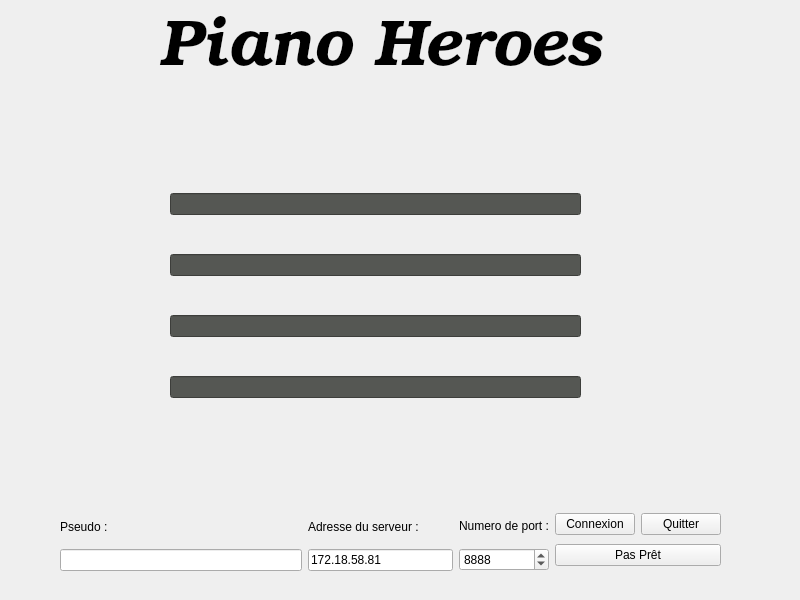
<?xml version="1.0" encoding="UTF-8"?>
<ui version="4.0">
 <class>GuitareHero_Client</class>
 <widget class="QWidget" name="GuitareHero_Client">
  <property name="geometry">
   <rect>
    <x>0</x>
    <y>0</y>
    <width>800</width>
    <height>600</height>
   </rect>
  </property>
  <property name="windowTitle">
   <string>GuitareHero_Client</string>
  </property>
  <widget class="QLabel" name="labelTitre">
   <property name="geometry">
    <rect>
     <x>150</x>
     <y>10</y>
     <width>461</width>
     <height>81</height>
    </rect>
   </property>
   <property name="font">
    <font>
     <family>URW Bookman</family>
     <pointsize>48</pointsize>
     <italic>true</italic>
     <bold>true</bold>
    </font>
   </property>
   <property name="text">
    <string>Piano Heroes</string>
   </property>
   <property name="textFormat">
    <enum>Qt::MarkdownText</enum>
   </property>
   <property name="alignment">
    <set>Qt::AlignCenter</set>
   </property>
  </widget>
  <widget class="QWidget" name="layoutWidget">
   <property name="geometry">
    <rect>
     <x>170</x>
     <y>160</y>
     <width>411</width>
     <height>271</height>
    </rect>
   </property>
   <layout class="QVBoxLayout" name="verticalLayout_3">
    <item>
     <layout class="QHBoxLayout" name="horizontalLayout_4">
      <item>
       <widget class="QLineEdit" name="lineEditJoueur1">
        <property name="enabled">
         <bool>false</bool>
        </property>
        <property name="palette">
         <palette>
          <active>
           <colorrole role="Button">
            <brush brushstyle="SolidPattern">
             <color alpha="255">
              <red>85</red>
              <green>87</green>
              <blue>83</blue>
             </color>
            </brush>
           </colorrole>
           <colorrole role="Base">
            <brush brushstyle="SolidPattern">
             <color alpha="255">
              <red>85</red>
              <green>87</green>
              <blue>83</blue>
             </color>
            </brush>
           </colorrole>
           <colorrole role="Window">
            <brush brushstyle="SolidPattern">
             <color alpha="255">
              <red>85</red>
              <green>87</green>
              <blue>83</blue>
             </color>
            </brush>
           </colorrole>
          </active>
          <inactive>
           <colorrole role="Button">
            <brush brushstyle="SolidPattern">
             <color alpha="255">
              <red>85</red>
              <green>87</green>
              <blue>83</blue>
             </color>
            </brush>
           </colorrole>
           <colorrole role="Base">
            <brush brushstyle="SolidPattern">
             <color alpha="255">
              <red>85</red>
              <green>87</green>
              <blue>83</blue>
             </color>
            </brush>
           </colorrole>
           <colorrole role="Window">
            <brush brushstyle="SolidPattern">
             <color alpha="255">
              <red>85</red>
              <green>87</green>
              <blue>83</blue>
             </color>
            </brush>
           </colorrole>
          </inactive>
          <disabled>
           <colorrole role="Button">
            <brush brushstyle="SolidPattern">
             <color alpha="255">
              <red>85</red>
              <green>87</green>
              <blue>83</blue>
             </color>
            </brush>
           </colorrole>
           <colorrole role="Base">
            <brush brushstyle="SolidPattern">
             <color alpha="255">
              <red>85</red>
              <green>87</green>
              <blue>83</blue>
             </color>
            </brush>
           </colorrole>
           <colorrole role="Window">
            <brush brushstyle="SolidPattern">
             <color alpha="255">
              <red>85</red>
              <green>87</green>
              <blue>83</blue>
             </color>
            </brush>
           </colorrole>
          </disabled>
         </palette>
        </property>
        <property name="font">
         <font>
          <family>Ubuntu</family>
          <italic>false</italic>
          <bold>false</bold>
          <stylestrategy>PreferAntialias</stylestrategy>
          <kerning>true</kerning>
         </font>
        </property>
        <property name="styleSheet">
         <string notr="true">background-color: rgb(85, 87, 83);
</string>
        </property>
       </widget>
      </item>
     </layout>
    </item>
    <item>
     <layout class="QHBoxLayout" name="horizontalLayout_6">
      <item>
       <widget class="QLineEdit" name="lineEditJoueur2">
        <property name="enabled">
         <bool>false</bool>
        </property>
        <property name="styleSheet">
         <string notr="true">background-color: rgb(85, 87, 83);

</string>
        </property>
       </widget>
      </item>
     </layout>
    </item>
    <item>
     <layout class="QHBoxLayout" name="horizontalLayout_7">
      <item>
       <widget class="QLineEdit" name="lineEditJoueur3">
        <property name="enabled">
         <bool>false</bool>
        </property>
        <property name="styleSheet">
         <string notr="true">background-color: rgb(85, 87, 83);
</string>
        </property>
       </widget>
      </item>
     </layout>
    </item>
    <item>
     <layout class="QHBoxLayout" name="horizontalLayout_3">
      <item>
       <widget class="QLineEdit" name="lineEditJoueur4">
        <property name="enabled">
         <bool>false</bool>
        </property>
        <property name="font">
         <font>
          <bold>false</bold>
         </font>
        </property>
        <property name="styleSheet">
         <string notr="true">background-color: rgb(85, 87, 83);
</string>
        </property>
        <property name="text">
         <string/>
        </property>
       </widget>
      </item>
     </layout>
    </item>
   </layout>
  </widget>
  <widget class="QWidget" name="layoutWidget">
   <property name="geometry">
    <rect>
     <x>60</x>
     <y>510</y>
     <width>661</width>
     <height>61</height>
    </rect>
   </property>
   <layout class="QHBoxLayout" name="horizontalLayout_9">
    <item>
     <layout class="QHBoxLayout" name="horizontalLayout_8">
      <item>
       <layout class="QVBoxLayout" name="verticalLayout_4">
        <item>
         <widget class="QLabel" name="label">
          <property name="text">
           <string>Pseudo :</string>
          </property>
         </widget>
        </item>
        <item>
         <widget class="QLineEdit" name="lineEditPseudo"/>
        </item>
       </layout>
      </item>
      <item>
       <layout class="QHBoxLayout" name="horizontalLayout">
        <item>
         <layout class="QHBoxLayout" name="horizontalLayout_5">
          <item>
           <layout class="QVBoxLayout" name="verticalLayout_2">
            <item>
             <widget class="QLabel" name="labelAdresseServeur">
              <property name="text">
               <string>Adresse du serveur :</string>
              </property>
             </widget>
            </item>
            <item>
             <widget class="QLineEdit" name="lineEditAdresseServeur">
              <property name="text">
               <string>172.18.58.81</string>
              </property>
             </widget>
            </item>
           </layout>
          </item>
          <item>
           <layout class="QVBoxLayout" name="verticalLayout">
            <item>
             <widget class="QLabel" name="labelNumeroPort">
              <property name="text">
               <string>Numero de port :</string>
              </property>
             </widget>
            </item>
            <item>
             <widget class="QSpinBox" name="spinBoxPortServeur">
              <property name="minimum">
               <number>1024</number>
              </property>
              <property name="maximum">
               <number>65535</number>
              </property>
              <property name="value">
               <number>8888</number>
              </property>
             </widget>
            </item>
           </layout>
          </item>
         </layout>
        </item>
       </layout>
      </item>
     </layout>
    </item>
    <item>
     <layout class="QVBoxLayout" name="verticalLayout_5">
      <item>
       <layout class="QHBoxLayout" name="horizontalLayout_2">
        <item>
         <widget class="QPushButton" name="pushButtonConnexion">
          <property name="text">
           <string>Connexion</string>
          </property>
         </widget>
        </item>
        <item>
         <widget class="QPushButton" name="pushButtonQuitter">
          <property name="text">
           <string>Quitter</string>
          </property>
         </widget>
        </item>
       </layout>
      </item>
      <item>
       <widget class="QPushButton" name="pushButtonPret">
        <property name="text">
         <string>Pas Prêt</string>
        </property>
       </widget>
      </item>
     </layout>
    </item>
   </layout>
  </widget>
 </widget>
 <resources/>
 <connections>
  <connection>
   <sender>pushButtonQuitter</sender>
   <signal>clicked()</signal>
   <receiver>GuitareHero_Client</receiver>
   <slot>close()</slot>
   <hints>
    <hint type="sourcelabel">
     <x>629</x>
     <y>524</y>
    </hint>
    <hint type="destinationlabel">
     <x>653</x>
     <y>399</y>
    </hint>
   </hints>
  </connection>
 </connections>
</ui>
